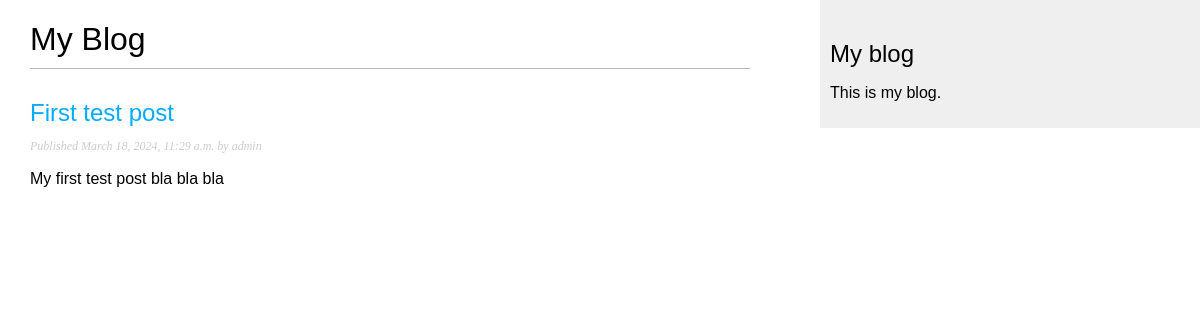
/blog/, run on an earlier commit of the app's database.
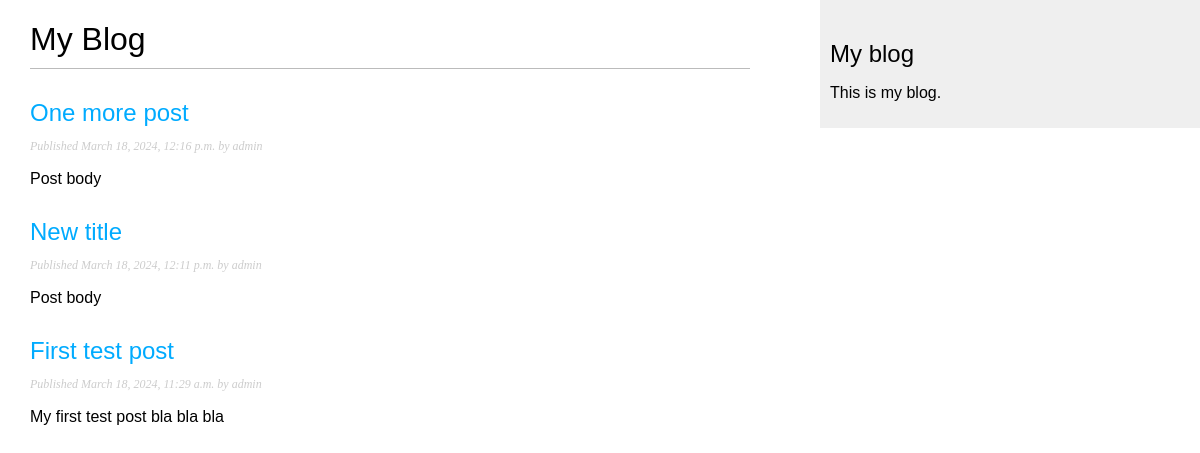
And on a later commit of the database.
### blog/models.py (models this page shows, shortened)
class Post(models.Model):
    class Status(models.TextChoices):
        DRAFT = 'DF', 'DRAFT'
        PUBLISHED = 'PB', 'Published'
    title = models.CharField(max_length=250)
    slug = models.SlugField(max_length=250)
    author = models.ForeignKey(User,
                               on_delete=models.CASCADE,
                               related_name='blog_posts')
    body = models.TextField()
    publish = models.DateTimeField(default=timezone.now)
    created = models.DateTimeField(auto_now_add=True)
    update = models.DateTimeField(auto_now=True)
    status = models.CharField(max_length=2,
                              choices=Status.choices,
                              default=Status.DRAFT)
    objects = models.Manager() #менеджер, применяемый по умолчанию
    published = PublishedManager() #конкретно-прикладной менеджер
    class Meta:
        ordering = ['-publish']
        indexes = [
            models.Index(fields=['-publish']),
        ]

### blog/views.py (the view)
# urls.py: path('', views.post_list, name='post_list'),
def post_list(request):
    posts = Post.published.all()
    return render(request, 'blog/post/list.html', {'posts': posts})

### blog/models.py (called while the page is built)
    def get_queryset(self):
        return super().get_queryset().filter(status=Post.Status.PUBLISHED)

### blog/templates/blog/post/list.html (shortened to what this page needs)
{% extends 'blog/base.html' %}
{% block content %}
    <h1>My Blog</h1>
    {% for post in posts %}
        <h2>
            <a href="{% url 'blog:post_detail' post.id %}">
                {{ post.title }}
            </a>
        </h2>
        <p class="date">
            Published {{ post.publish }} by {{ post.author }}
        </p>
        {{ post.body|truncatewords:30|linebreaks }}
    {% endfor %}
{% endblock %}

What changed in the data, as far as the page shows it:
now on this page (row edited): Post: title "One more post", publish "March 18, 2024, 12:16 p.m.", author "admin", body "Post body"
now on this page (row edited): Post: title "New title", publish "March 18, 2024, 12:11 p.m.", author "admin", body "Post body"
